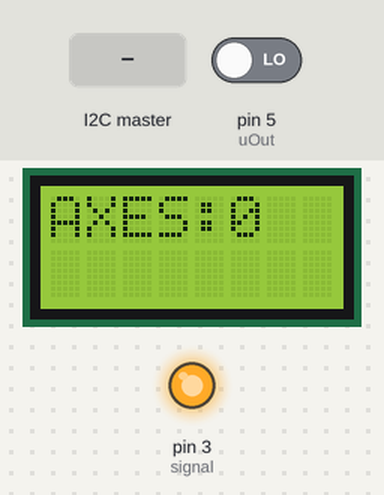
This sketch was run on a simulated Arduino Uno, built with avr-gcc and run on an emulated ATmega328P. Shown: 8×2 character LCD, output pins drawn as LEDs (lit = HIGH). Inputs (shaded band) come from the test bench; at power-on: pin 5 (uOut) LOW.

Above: at 1.2 s.
1.3 s: pin 5 (uOut) driven HIGH
At 2.2 s:
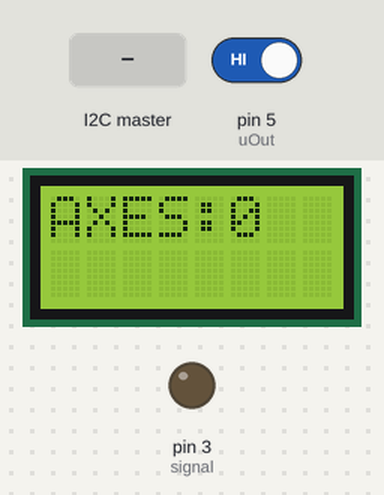
2.8 s: the I2C master sends the byte 90
At 3.3 s:
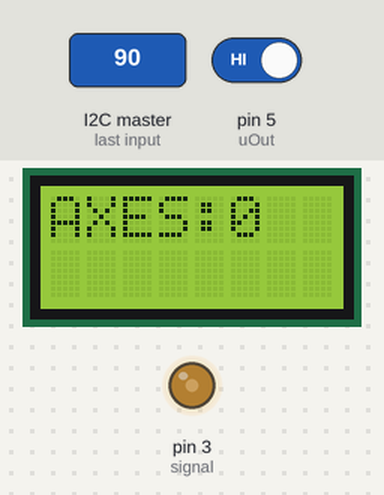
4.3 s: the I2C master sends the byte 200
At 5.7 s:
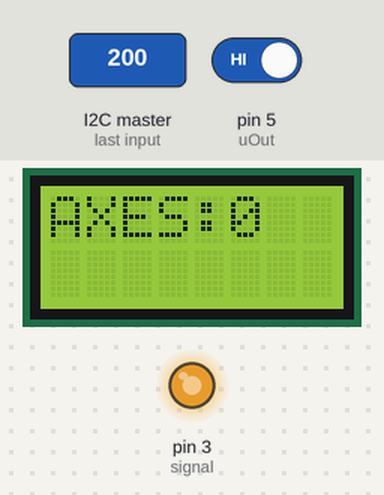
7.3 s: pin 5 (uOut) driven LOW
At 7.9 s:
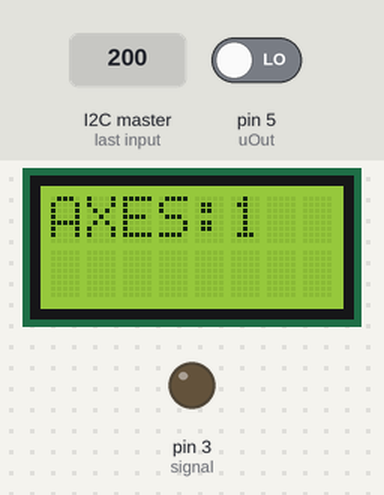
Timing chart, 0 to 10.3 s (numbered marks = the images above; inputs shaded):
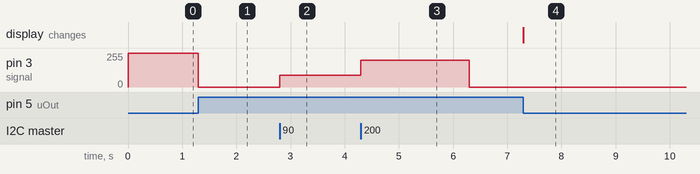

Measured:
- after the input at 1.3 s, pin 3 (signal): 255/255 → 0/255 at once
- after the input at 2.8 s, pin 3 (signal): 0/255 → 90/255 at once
- after the input at 4.3 s, pin 3 (signal): 90/255 → 200/255 at once, → 0/255 2.0 s later
- after the input at 7.3 s, the display: changes at once (image 4)

The sketch:

slave_lab4.ino
```cpp
//Program for the slave

// include LCD library code:
#include <LiquidCrystal.h>
//I2C lib
#include <Wire.h>

// initialize the library with the numbers of the interface pins
LiquidCrystal lcd(7, 8, 9, 10, 11, 12, 13);
byte counter = 0;
byte counter1 = 0;
long startTime;
byte flag =0;
int signal = 3;
int uOut = 5;

void setup() {
  pinMode(signal, OUTPUT);
  pinMode(uOut, INPUT);
  analogWrite(signal, 255);
  digitalWrite(8, LOW);
  Wire.begin(8);                // join i2c bus with address #8, 1st lave
  //Wire.begin(9);                // join i2c bus with address #9, 2nd slave
  Wire.onReceive(receiveEvent); // register event
  Wire.onRequest(requestEvent);
  lcd.begin(8, 2);            // set up the LCD's number of columns and rows:
  lcd.print("AXES:");
}

void loop() {
  lcd.setCursor(5, 0);
  lcd.print(counter1);
  if (digitalRead(uOut) == HIGH){
    startTime = millis();
    analogWrite(signal, 0); // red on
    do{
       if (digitalRead(uOut) == HIGH && !flag ){
          flag = 1;
       }
       if ((digitalRead(uOut) == LOW) && flag){
           counter1++;
           flag = 0;
       }
       lcd.setCursor(5, 0);
       lcd.print(counter1);
    }while(millis() - startTime < 5000);
    counter = counter1;
  }
counter1=0;
startTime = 0;
}

void receiveEvent(int howMany)
{
  byte x = (byte)Wire.read(); // receive byte 0 or 255
  analogWrite(signal, x);
}
void requestEvent(){
  if(counter > 0){
    Wire.write(counter);
  }
  counter = 0;
}
```
